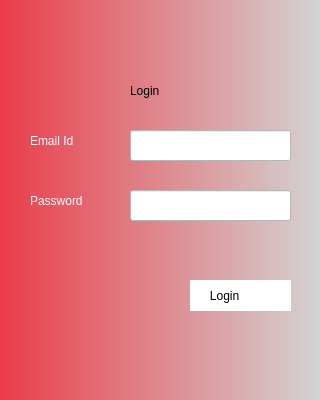
<?xml version="1.0" encoding="UTF-8"?>
<ui version="4.0">
 <class>Login</class>
 <widget class="QDialog" name="Login">
  <property name="geometry">
   <rect>
    <x>0</x>
    <y>0</y>
    <width>320</width>
    <height>400</height>
   </rect>
  </property>
  <property name="minimumSize">
   <size>
    <width>320</width>
    <height>400</height>
   </size>
  </property>
  <property name="windowTitle">
   <string>Dialog</string>
  </property>
  <property name="styleSheet">
   <string notr="true">QWidget#Login{background-color:qlineargradient(spread:pad, x1:0, y1:0, x2:1, y2:0, stop:0 rgba(234, 61, 73, 255), stop:1 rgba(211, 211, 211, 255))}</string>
  </property>
  <widget class="QLabel" name="login">
   <property name="geometry">
    <rect>
     <x>130</x>
     <y>80</y>
     <width>81</width>
     <height>21</height>
    </rect>
   </property>
   <property name="styleSheet">
    <string notr="true">font: 20pt &quot;Stencil&quot;;color:qlineargradient(spread:pad, x1:0, y1:0, x2:1, y2:1, stop:0 rgba(255, 0, 0, 255), stop:0.16 rgba(136, 106, 22, 255), stop:0.225 rgba(166, 140, 41, 255), stop:0.285 rgba(204, 181, 74, 255), stop:0.345 rgba(235, 219, 102, 255), stop:0.415 rgba(245, 236, 112, 255), stop:0.52 rgba(209, 190, 76, 255), stop:0.57 rgba(187, 156, 51, 255), stop:0.635 rgba(168, 142, 42, 255), stop:0.695 rgba(202, 174, 68, 255), stop:0.75 rgba(218, 202, 86, 255), stop:0.815 rgba(208, 187, 73, 255), stop:0.88 rgba(187, 156, 51, 255), stop:0.935 rgba(239, 239, 239, 255), stop:1 rgba(35, 40, 3, 255))</string>
   </property>
   <property name="text">
    <string>Login</string>
   </property>
  </widget>
  <widget class="QLabel" name="Emailid">
   <property name="geometry">
    <rect>
     <x>30</x>
     <y>130</y>
     <width>81</width>
     <height>21</height>
    </rect>
   </property>
   <property name="styleSheet">
    <string notr="true">color:qlineargradient(spread:pad, x1:0, y1:0, x2:1, y2:0, stop:0 rgba(255, 255, 255, 255), stop:1 rgba(255, 255, 255, 255));

font: italic 18pt &quot;Monotype Corsiva&quot;;</string>
   </property>
   <property name="text">
    <string>Email Id</string>
   </property>
  </widget>
  <widget class="QLineEdit" name="EditLogin">
   <property name="geometry">
    <rect>
     <x>130</x>
     <y>130</y>
     <width>161</width>
     <height>31</height>
    </rect>
   </property>
   <property name="styleSheet">
    <string notr="true">color:rgb(0, 0, 0);font-size:14pt;background-color:rgb(255, 255, 255)</string>
   </property>
   <property name="text">
    <string/>
   </property>
  </widget>
  <widget class="QLabel" name="Password">
   <property name="geometry">
    <rect>
     <x>30</x>
     <y>190</y>
     <width>91</width>
     <height>21</height>
    </rect>
   </property>
   <property name="styleSheet">
    <string notr="true">color:rgb(255, 255, 255);
background-color:;
font: italic 18pt &quot;Monotype Corsiva&quot;;</string>
   </property>
   <property name="text">
    <string>Password</string>
   </property>
  </widget>
  <widget class="QLineEdit" name="EditPassword">
   <property name="geometry">
    <rect>
     <x>130</x>
     <y>190</y>
     <width>161</width>
     <height>31</height>
    </rect>
   </property>
   <property name="styleSheet">
    <string notr="true">color:rgb(0, 0, 0);font-size:14pt;background-color:rgb(255, 255, 255)</string>
   </property>
   <property name="text">
    <string/>
   </property>
  </widget>
  <widget class="QLabel" name="loginbtn">
   <property name="geometry">
    <rect>
     <x>190</x>
     <y>280</y>
     <width>101</width>
     <height>31</height>
    </rect>
   </property>
   <property name="styleSheet">
    <string notr="true">color:rgb(0, 0, 0);
 
font: italic 14pt &quot;Bell MT&quot;;
background-color: rgb(255, 255, 255);</string>
   </property>
   <property name="text">
    <string>      Login</string>
   </property>
  </widget>
 </widget>
 <resources/>
 <connections/>
</ui>
